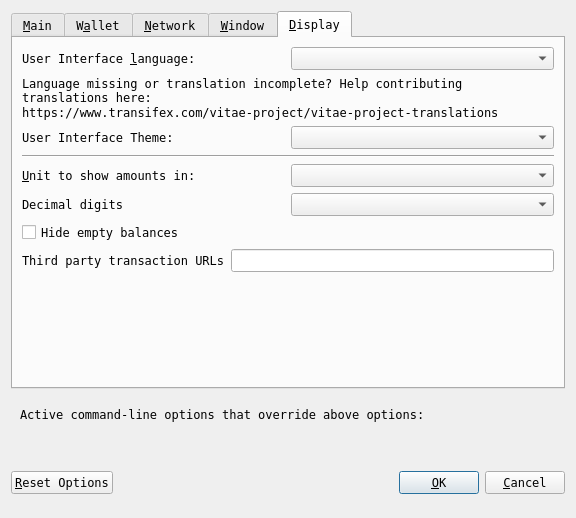
<?xml version="1.0" encoding="UTF-8"?>
<ui version="4.0">
 <class>OptionsDialog</class>
 <widget class="QDialog" name="OptionsDialog">
  <property name="geometry">
   <rect>
    <x>0</x>
    <y>0</y>
    <width>576</width>
    <height>518</height>
   </rect>
  </property>
  <property name="windowTitle">
   <string>Options</string>
  </property>
  <property name="modal">
   <bool>true</bool>
  </property>
  <layout class="QVBoxLayout" name="verticalLayout">
   <item>
    <widget class="QTabWidget" name="tabWidget">
     <property name="font">
      <font>
       <family>Andale Mono</family>
      </font>
     </property>
     <property name="currentIndex">
      <number>4</number>
     </property>
     <widget class="QWidget" name="tabMain">
      <attribute name="title">
       <string>&amp;Main</string>
      </attribute>
      <layout class="QVBoxLayout" name="verticalLayout_Main">
       <item>
        <widget class="QCheckBox" name="bitcoinAtStartup">
         <property name="font">
          <font>
           <family>Andale Mono</family>
          </font>
         </property>
         <property name="toolTip">
          <string>Automatically start VITAE after logging in to the system.</string>
         </property>
         <property name="text">
          <string>&amp;Start VITAE on system login</string>
         </property>
        </widget>
       </item>
       <item>
        <layout class="QHBoxLayout" name="horizontalLayout_2_Main">
         <item>
          <widget class="QLabel" name="databaseCacheLabel">
           <property name="font">
            <font>
             <family>Andale Mono</family>
            </font>
           </property>
           <property name="text">
            <string>Size of &amp;database cache</string>
           </property>
           <property name="textFormat">
            <enum>Qt::PlainText</enum>
           </property>
           <property name="buddy">
            <cstring>databaseCache</cstring>
           </property>
          </widget>
         </item>
         <item>
          <widget class="QSpinBox" name="databaseCache">
           <property name="font">
            <font>
             <family>Andale Mono</family>
            </font>
           </property>
          </widget>
         </item>
         <item>
          <widget class="QLabel" name="databaseCacheUnitLabel">
           <property name="font">
            <font>
             <family>Andale Mono</family>
            </font>
           </property>
           <property name="text">
            <string>MB</string>
           </property>
           <property name="textFormat">
            <enum>Qt::PlainText</enum>
           </property>
          </widget>
         </item>
         <item>
          <spacer name="horizontalSpacer_2_Main">
           <property name="orientation">
            <enum>Qt::Horizontal</enum>
           </property>
           <property name="sizeHint" stdset="0">
            <size>
             <width>40</width>
             <height>20</height>
            </size>
           </property>
          </spacer>
         </item>
        </layout>
       </item>
       <item>
        <layout class="QHBoxLayout" name="horizontalLayout_3_Main">
         <item>
          <widget class="QLabel" name="threadsScriptVerifLabel">
           <property name="font">
            <font>
             <family>Andale Mono</family>
            </font>
           </property>
           <property name="text">
            <string>Number of script &amp;verification threads</string>
           </property>
           <property name="textFormat">
            <enum>Qt::PlainText</enum>
           </property>
           <property name="buddy">
            <cstring>threadsScriptVerif</cstring>
           </property>
          </widget>
         </item>
         <item>
          <widget class="QSpinBox" name="threadsScriptVerif">
           <property name="font">
            <font>
             <family>Andale Mono</family>
            </font>
           </property>
           <property name="toolTip">
            <string>(0 = auto, &lt;0 = leave that many cores free)</string>
           </property>
           <property name="frame">
            <bool>false</bool>
           </property>
          </widget>
         </item>
         <item>
          <spacer name="horizontalSpacer_3_Main">
           <property name="orientation">
            <enum>Qt::Horizontal</enum>
           </property>
           <property name="sizeHint" stdset="0">
            <size>
             <width>40</width>
             <height>20</height>
            </size>
           </property>
          </spacer>
         </item>
        </layout>
       </item>
       <item>
        <spacer name="verticalSpacer_2">
         <property name="orientation">
          <enum>Qt::Vertical</enum>
         </property>
         <property name="sizeHint" stdset="0">
          <size>
           <width>20</width>
           <height>40</height>
          </size>
         </property>
        </spacer>
       </item>
      </layout>
     </widget>
     <widget class="QWidget" name="tabWallet">
      <attribute name="title">
       <string>W&amp;allet</string>
      </attribute>
      <layout class="QVBoxLayout" name="verticalLayout_Wallet">
       <item>
        <layout class="QHBoxLayout" name="horizontalLayout_2_Wallet">
         <item>
          <widget class="QLabel" name="labelStakeSplitThresholdText">
           <property name="font">
            <font>
             <family>Andale Mono</family>
            </font>
           </property>
           <property name="text">
            <string>Stake split threshold:</string>
           </property>
          </widget>
         </item>
         <item>
          <widget class="QSpinBox" name="spinBoxStakeSplitThreshold">
           <property name="font">
            <font>
             <family>Andale Mono</family>
            </font>
           </property>
           <property name="minimum">
            <number>1</number>
           </property>
           <property name="maximum">
            <number>999999</number>
           </property>
          </widget>
         </item>
        </layout>
       </item>
       <item>
        <widget class="QGroupBox" name="groupBox">
         <property name="title">
          <string>Expert</string>
         </property>
         <layout class="QVBoxLayout" name="verticalLayout_2">
          <item>
           <widget class="QCheckBox" name="coinControlFeatures">
            <property name="font">
             <font>
              <family>Andale Mono</family>
             </font>
            </property>
            <property name="toolTip">
             <string>Whether to show coin control features or not.</string>
            </property>
            <property name="text">
             <string>Enable coin &amp;control features</string>
            </property>
           </widget>
          </item>
          <item>
           <widget class="QCheckBox" name="showFundamentalnodesTab">
            <property name="font">
             <font>
              <family>Andale Mono</family>
             </font>
            </property>
            <property name="toolTip">
             <string>Show additional tab listing all your fundamentalnodes in first sub-tab&lt;br/&gt;and all fundamentalnodes on the network in second sub-tab.</string>
            </property>
            <property name="text">
             <string>Show Fundamentalnodes Tab</string>
            </property>
           </widget>
          </item>
          <item>
           <widget class="QCheckBox" name="spendZeroConfChange">
            <property name="font">
             <font>
              <family>Andale Mono</family>
             </font>
            </property>
            <property name="toolTip">
             <string>If you disable the spending of unconfirmed change, the change from a transaction&lt;br/&gt;cannot be used until that transaction has at least one confirmation.&lt;br/&gt;This also affects how your balance is computed.</string>
            </property>
            <property name="text">
             <string>&amp;Spend unconfirmed change</string>
            </property>
           </widget>
          </item>
         </layout>
        </widget>
       </item>
       <item>
        <spacer name="verticalSpacer_Wallet">
         <property name="orientation">
          <enum>Qt::Vertical</enum>
         </property>
         <property name="sizeHint" stdset="0">
          <size>
           <width>20</width>
           <height>40</height>
          </size>
         </property>
        </spacer>
       </item>
      </layout>
     </widget>
     <widget class="QWidget" name="tabNetwork">
      <attribute name="title">
       <string>&amp;Network</string>
      </attribute>
      <layout class="QVBoxLayout" name="verticalLayout_Network">
       <item>
        <widget class="QCheckBox" name="mapPortUpnp">
         <property name="font">
          <font>
           <family>Andale Mono</family>
          </font>
         </property>
         <property name="toolTip">
          <string>Automatically open the VITAE client port on the router. This only works when your router supports UPnP and it is enabled.</string>
         </property>
         <property name="text">
          <string>Map port using &amp;UPnP</string>
         </property>
        </widget>
       </item>
       <item>
        <widget class="QCheckBox" name="allowIncoming">
         <property name="font">
          <font>
           <family>Andale Mono</family>
          </font>
         </property>
         <property name="toolTip">
          <string>Accept connections from outside</string>
         </property>
         <property name="text">
          <string>Allow incoming connections</string>
         </property>
        </widget>
       </item>
       <item>
        <widget class="QCheckBox" name="connectSocks">
         <property name="font">
          <font>
           <family>Andale Mono</family>
          </font>
         </property>
         <property name="toolTip">
          <string>Connect to the VITAE network through a SOCKS5 proxy.</string>
         </property>
         <property name="text">
          <string>&amp;Connect through SOCKS5 proxy (default proxy):</string>
         </property>
        </widget>
       </item>
       <item>
        <layout class="QHBoxLayout" name="horizontalLayout_1_Network">
         <item>
          <widget class="QLabel" name="proxyIpLabel">
           <property name="font">
            <font>
             <family>Andale Mono</family>
            </font>
           </property>
           <property name="text">
            <string>Proxy &amp;IP:</string>
           </property>
           <property name="textFormat">
            <enum>Qt::PlainText</enum>
           </property>
           <property name="buddy">
            <cstring>proxyIp</cstring>
           </property>
          </widget>
         </item>
         <item>
          <widget class="QValidatedLineEdit" name="proxyIp">
           <property name="minimumSize">
            <size>
             <width>140</width>
             <height>0</height>
            </size>
           </property>
           <property name="maximumSize">
            <size>
             <width>140</width>
             <height>16777215</height>
            </size>
           </property>
           <property name="font">
            <font>
             <family>Andale Mono</family>
            </font>
           </property>
           <property name="toolTip">
            <string>IP address of the proxy (e.g. IPv4: 127.0.0.1 / IPv6: ::1)</string>
           </property>
          </widget>
         </item>
         <item>
          <widget class="QLabel" name="proxyPortLabel">
           <property name="font">
            <font>
             <family>Andale Mono</family>
            </font>
           </property>
           <property name="text">
            <string>&amp;Port:</string>
           </property>
           <property name="textFormat">
            <enum>Qt::PlainText</enum>
           </property>
           <property name="buddy">
            <cstring>proxyPort</cstring>
           </property>
          </widget>
         </item>
         <item>
          <widget class="QLineEdit" name="proxyPort">
           <property name="minimumSize">
            <size>
             <width>55</width>
             <height>0</height>
            </size>
           </property>
           <property name="maximumSize">
            <size>
             <width>55</width>
             <height>16777215</height>
            </size>
           </property>
           <property name="font">
            <font>
             <family>Andale Mono</family>
            </font>
           </property>
           <property name="toolTip">
            <string>Port of the proxy (e.g. 9050)</string>
           </property>
          </widget>
         </item>
         <item>
          <spacer name="horizontalSpacer_1_Network">
           <property name="orientation">
            <enum>Qt::Horizontal</enum>
           </property>
           <property name="sizeHint" stdset="0">
            <size>
             <width>40</width>
             <height>20</height>
            </size>
           </property>
          </spacer>
         </item>
        </layout>
       </item>
       <item>
        <spacer name="verticalSpacer_Network">
         <property name="orientation">
          <enum>Qt::Vertical</enum>
         </property>
         <property name="sizeHint" stdset="0">
          <size>
           <width>20</width>
           <height>40</height>
          </size>
         </property>
        </spacer>
       </item>
      </layout>
     </widget>
     <widget class="QWidget" name="tabWindow">
      <attribute name="title">
       <string>&amp;Window</string>
      </attribute>
      <layout class="QVBoxLayout" name="verticalLayout_Window">
       <item>
        <widget class="QCheckBox" name="minimizeToTray">
         <property name="font">
          <font>
           <family>Andale Mono</family>
          </font>
         </property>
         <property name="toolTip">
          <string>Show only a tray icon after minimizing the window.</string>
         </property>
         <property name="text">
          <string>&amp;Minimize to the tray instead of the taskbar</string>
         </property>
        </widget>
       </item>
       <item>
        <widget class="QCheckBox" name="minimizeOnClose">
         <property name="font">
          <font>
           <family>Andale Mono</family>
          </font>
         </property>
         <property name="toolTip">
          <string>Minimize instead of exit the application when the window is closed. When this option is enabled, the application will be closed only after selecting Quit in the menu.</string>
         </property>
         <property name="text">
          <string>M&amp;inimize on close</string>
         </property>
        </widget>
       </item>
       <item>
        <spacer name="verticalSpacer_Window">
         <property name="orientation">
          <enum>Qt::Vertical</enum>
         </property>
         <property name="sizeHint" stdset="0">
          <size>
           <width>20</width>
           <height>40</height>
          </size>
         </property>
        </spacer>
       </item>
      </layout>
     </widget>
     <widget class="QWidget" name="tabDisplay">
      <attribute name="title">
       <string>&amp;Display</string>
      </attribute>
      <layout class="QVBoxLayout" name="verticalLayout_Display">
       <item>
        <layout class="QHBoxLayout" name="horizontalLayout_1_Display">
         <item>
          <widget class="QLabel" name="langLabel">
           <property name="font">
            <font>
             <family>Andale Mono</family>
            </font>
           </property>
           <property name="text">
            <string>User Interface &amp;language:</string>
           </property>
           <property name="textFormat">
            <enum>Qt::PlainText</enum>
           </property>
           <property name="buddy">
            <cstring>lang</cstring>
           </property>
          </widget>
         </item>
         <item>
          <widget class="QValueComboBox" name="lang">
           <property name="font">
            <font>
             <family>Andale Mono</family>
            </font>
           </property>
           <property name="toolTip">
            <string>The user interface language can be set here. This setting will take effect after restarting VITAE.</string>
           </property>
          </widget>
         </item>
        </layout>
       </item>
       <item>
        <widget class="QLabel" name="label_3">
         <property name="font">
          <font>
           <family>Andale Mono</family>
          </font>
         </property>
         <property name="toolTip">
          <string notr="true"/>
         </property>
         <property name="statusTip">
          <string notr="true"/>
         </property>
         <property name="whatsThis">
          <string notr="true"/>
         </property>
         <property name="accessibleName">
          <string notr="true"/>
         </property>
         <property name="text">
          <string>Language missing or translation incomplete? Help contributing translations here:
https://www.transifex.com/vitae-project/vitae-project-translations</string>
         </property>
         <property name="wordWrap">
          <bool>true</bool>
         </property>
         <property name="openExternalLinks">
          <bool>true</bool>
         </property>
         <property name="textInteractionFlags">
          <set>Qt::TextBrowserInteraction</set>
         </property>
        </widget>
       </item>
       <item>
        <layout class="QHBoxLayout" name="horizontalLayout_4_Display" stretch="0,0">
         <item>
          <widget class="QLabel" name="themeLabel">
           <property name="font">
            <font>
             <family>Andale Mono</family>
            </font>
           </property>
           <property name="text">
            <string>User Interface Theme:</string>
           </property>
          </widget>
         </item>
         <item>
          <widget class="QValueComboBox" name="theme">
           <property name="font">
            <font>
             <family>Andale Mono</family>
            </font>
           </property>
          </widget>
         </item>
        </layout>
       </item>
       <item>
        <widget class="Line" name="line">
         <property name="orientation">
          <enum>Qt::Horizontal</enum>
         </property>
        </widget>
       </item>
       <item>
        <layout class="QHBoxLayout" name="horizontalLayout_2_Display">
         <item>
          <widget class="QLabel" name="unitLabel">
           <property name="font">
            <font>
             <family>Andale Mono</family>
            </font>
           </property>
           <property name="text">
            <string>&amp;Unit to show amounts in:</string>
           </property>
           <property name="textFormat">
            <enum>Qt::PlainText</enum>
           </property>
           <property name="buddy">
            <cstring>unit</cstring>
           </property>
          </widget>
         </item>
         <item>
          <widget class="QValueComboBox" name="unit">
           <property name="font">
            <font>
             <family>Andale Mono</family>
            </font>
           </property>
           <property name="toolTip">
            <string>Choose the default subdivision unit to show in the interface and when sending coins.</string>
           </property>
          </widget>
         </item>
        </layout>
       </item>
       <item>
        <layout class="QHBoxLayout" name="horizontalLayout_5_Display">
         <item>
          <widget class="QLabel" name="digitsLabel">
           <property name="font">
            <font>
             <family>Andale Mono</family>
            </font>
           </property>
           <property name="text">
            <string>Decimal digits</string>
           </property>
          </widget>
         </item>
         <item>
          <widget class="QValueComboBox" name="digits">
           <property name="font">
            <font>
             <family>Andale Mono</family>
            </font>
           </property>
          </widget>
         </item>
        </layout>
       </item>
       <item>
        <widget class="QCheckBox" name="checkBoxHideZeroBalances">
         <property name="font">
          <font>
           <family>Andale Mono</family>
          </font>
         </property>
         <property name="toolTip">
          <string>Hide empty balances</string>
         </property>
         <property name="layoutDirection">
          <enum>Qt::LeftToRight</enum>
         </property>
         <property name="text">
          <string>Hide empty balances</string>
         </property>
        </widget>
       </item>
       <item>
        <layout class="QHBoxLayout" name="horizontalLayout_3_Display">
         <item>
          <widget class="QLabel" name="thirdPartyTxUrlsLabel">
           <property name="font">
            <font>
             <family>Andale Mono</family>
            </font>
           </property>
           <property name="toolTip">
            <string>Third party URLs (e.g. a block explorer) that appear in the transactions tab as context menu items. %s in the URL is replaced by transaction hash. Multiple URLs are separated by vertical bar |.</string>
           </property>
           <property name="text">
            <string>Third party transaction URLs</string>
           </property>
           <property name="buddy">
            <cstring>thirdPartyTxUrls</cstring>
           </property>
          </widget>
         </item>
         <item>
          <widget class="QLineEdit" name="thirdPartyTxUrls">
           <property name="font">
            <font>
             <family>Andale Mono</family>
            </font>
           </property>
           <property name="toolTip">
            <string>Third party URLs (e.g. a block explorer) that appear in the transactions tab as context menu items. %s in the URL is replaced by transaction hash. Multiple URLs are separated by vertical bar |.</string>
           </property>
          </widget>
         </item>
        </layout>
       </item>
       <item>
        <spacer name="verticalSpacer">
         <property name="orientation">
          <enum>Qt::Vertical</enum>
         </property>
         <property name="sizeHint" stdset="0">
          <size>
           <width>20</width>
           <height>40</height>
          </size>
         </property>
        </spacer>
       </item>
      </layout>
     </widget>
    </widget>
   </item>
   <item>
    <widget class="QFrame" name="frame">
     <layout class="QVBoxLayout" name="verticalLayout_Bottom">
      <item>
       <layout class="QHBoxLayout" name="horizontalLayout_Bottom">
        <item>
         <widget class="QLabel" name="overriddenByCommandLineInfoLabel">
          <property name="font">
           <font>
            <family>Andale Mono</family>
           </font>
          </property>
          <property name="text">
           <string>Active command-line options that override above options:</string>
          </property>
          <property name="textFormat">
           <enum>Qt::PlainText</enum>
          </property>
         </widget>
        </item>
        <item>
         <spacer name="horizontalSpacer_Bottom">
          <property name="orientation">
           <enum>Qt::Horizontal</enum>
          </property>
          <property name="sizeHint" stdset="0">
           <size>
            <width>40</width>
            <height>20</height>
           </size>
          </property>
         </spacer>
        </item>
       </layout>
      </item>
      <item>
       <widget class="QLabel" name="overriddenByCommandLineLabel">
        <property name="text">
         <string/>
        </property>
        <property name="textFormat">
         <enum>Qt::PlainText</enum>
        </property>
        <property name="wordWrap">
         <bool>true</bool>
        </property>
       </widget>
      </item>
     </layout>
    </widget>
   </item>
   <item>
    <layout class="QHBoxLayout" name="horizontalLayout_Buttons">
     <item>
      <widget class="QPushButton" name="resetButton">
       <property name="font">
        <font>
         <family>Andale Mono</family>
        </font>
       </property>
       <property name="toolTip">
        <string>Reset all client options to default.</string>
       </property>
       <property name="text">
        <string>&amp;Reset Options</string>
       </property>
       <property name="autoDefault">
        <bool>false</bool>
       </property>
      </widget>
     </item>
     <item>
      <spacer name="horizontalSpacer_1">
       <property name="orientation">
        <enum>Qt::Horizontal</enum>
       </property>
       <property name="sizeHint" stdset="0">
        <size>
         <width>40</width>
         <height>48</height>
        </size>
       </property>
      </spacer>
     </item>
     <item>
      <widget class="QLabel" name="statusLabel">
       <property name="minimumSize">
        <size>
         <width>200</width>
         <height>0</height>
        </size>
       </property>
       <property name="text">
        <string/>
       </property>
       <property name="textFormat">
        <enum>Qt::PlainText</enum>
       </property>
       <property name="wordWrap">
        <bool>true</bool>
       </property>
      </widget>
     </item>
     <item>
      <spacer name="horizontalSpacer_2">
       <property name="orientation">
        <enum>Qt::Horizontal</enum>
       </property>
       <property name="sizeHint" stdset="0">
        <size>
         <width>40</width>
         <height>48</height>
        </size>
       </property>
      </spacer>
     </item>
     <item>
      <widget class="QPushButton" name="okButton">
       <property name="font">
        <font>
         <family>Andale Mono</family>
        </font>
       </property>
       <property name="text">
        <string>&amp;OK</string>
       </property>
       <property name="autoDefault">
        <bool>false</bool>
       </property>
       <property name="default">
        <bool>true</bool>
       </property>
      </widget>
     </item>
     <item>
      <widget class="QPushButton" name="cancelButton">
       <property name="font">
        <font>
         <family>Andale Mono</family>
        </font>
       </property>
       <property name="text">
        <string>&amp;Cancel</string>
       </property>
       <property name="autoDefault">
        <bool>false</bool>
       </property>
      </widget>
     </item>
    </layout>
   </item>
  </layout>
 </widget>
 <customwidgets>
  <customwidget>
   <class>QValidatedLineEdit</class>
   <extends>QLineEdit</extends>
   <header>qvalidatedlineedit.h</header>
  </customwidget>
  <customwidget>
   <class>QValueComboBox</class>
   <extends>QComboBox</extends>
   <header>qvaluecombobox.h</header>
  </customwidget>
 </customwidgets>
 <resources/>
 <connections/>
</ui>
